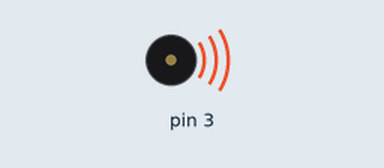
Simulated run of this sketch. Board: Arduino Uno, built with avr-gcc and run on an emulated ATmega328P. On the bench: buzzer (waves = sounding).

Above: at 0.04 s.
Timing chart, 0 to 3.0 s (numbered marks = the images above):
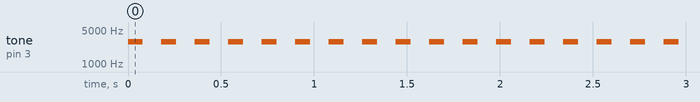

Measured:
- by itself, tone on pin 3: alternates 2840 Hz for 0.08 s and silent for 0.10 s

The sketch:

sketch_feb09c.ino
```cpp
void setup() {
  // put your setup code here, to run once:
pinMode(3,OUTPUT);
}

void loop() {
  // put your main code here, to run repeatedly:
 tone(3, 2840);
  delay(80);
  noTone(3);
  delay(100);
}
```
